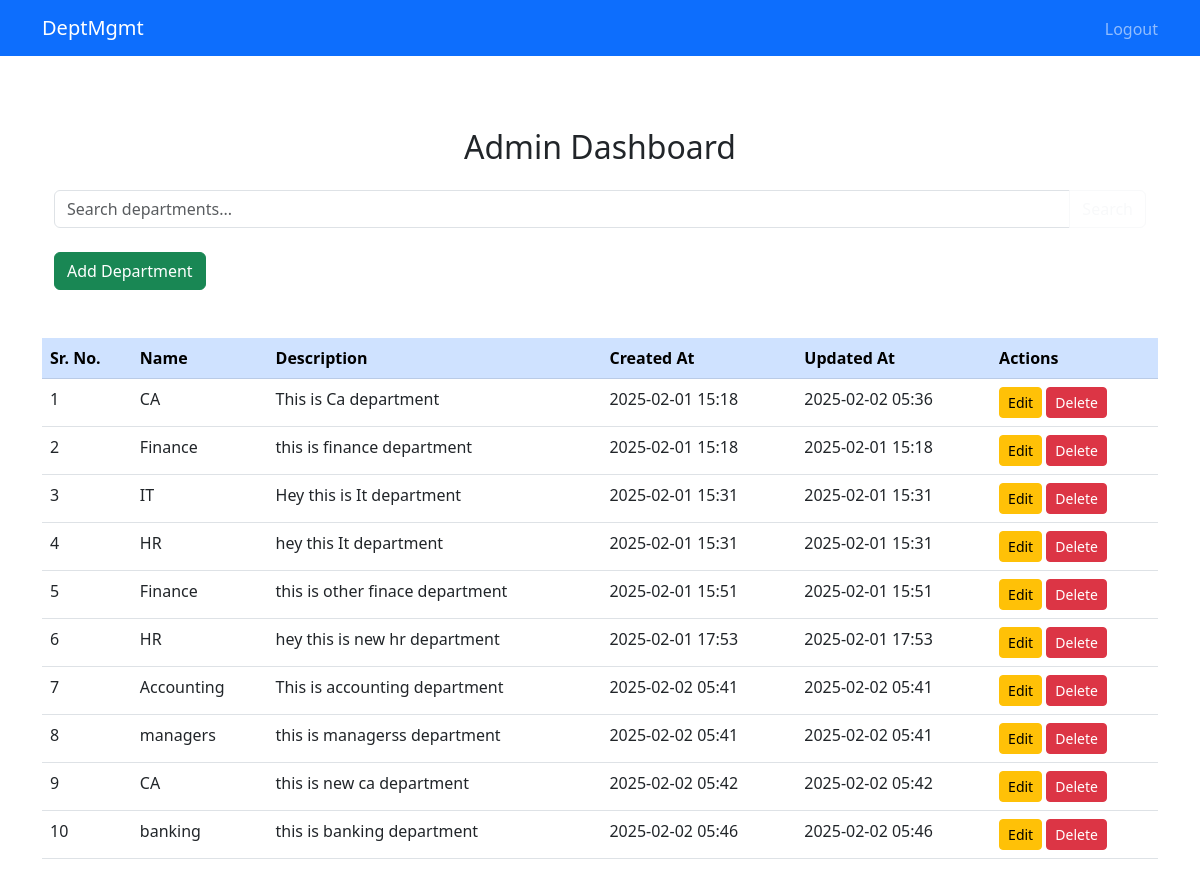
The page /dashboard/ (signed in) on the database its author committed.
### department_app/models.py (models this page shows, shortened)
class Department(models.Model):
    dept_name = models.CharField(max_length=100)
    description = models.CharField(max_length=300)
    created_at = models.DateTimeField(auto_now_add=True)
    updated_at = models.DateTimeField(auto_now=True)
    status = models.BooleanField(default=True)

### department_app/views.py (the view)
# urls.py: path('dashboard/', views.dashboard, name='dashboard'),
@login_required(login_url='login')
def dashboard(request):
    if not request.user.is_staff:
        messages.error(request, "You do not have permission to access this page.")
        return redirect('employee_dashboard')
    departments = Department.objects.filter(status=True)
    search_query = request.GET.get('search', '')
    if search_query:
        departments = departments.filter(dept_name__icontains=search_query)
    return render(request, 'dashboard.html', {'departments': departments})

### department_app/templates/dashboard.html (shortened to what this page needs)
{% extends 'base.html' %}
{% block content %}
<div class="container py-5">
  <h2 class="mb-4 text-center">Admin Dashboard</h2>
  <form method="GET" class="mb-4">
    <div class="input-group">
      <input type="text" name="search" class="form-control" placeholder="Search departments...">
      <button type="submit" class="btn btn-outline-light">Search</button>
    </div>
  </form>
  <a href="{% url 'add_department' %}" class="btn btn-success">Add Department</a>
</div>
  <table class="table table-hover">
    <thead class="table-primary">
      <tr>
        <th>Sr. No.</th>
        <th>Name</th>
        <th>Description</th>
        <th>Created At</th>
        <th>Updated At</th>
        <th>Actions</th>
      </tr>
    </thead>
    <tbody>
      {% for dept in departments %}
      <tr>
        <td>{{ forloop.counter }}</td>
        <td>{{ dept.dept_name }}</td>
        <td>{{ dept.description }}</td>
        <td>{{ dept.created_at|date:"Y-m-d H:i" }}</td>
        <td>{{ dept.updated_at|date:"Y-m-d H:i" }}</td>
        <td>
          <a href="{% url 'edit_department' dept.pk %}" class="btn btn-warning btn-sm">Edit</a>
          <button type="button" class="btn btn-danger btn-sm" data-bs-toggle="modal" data-bs-target="#deleteModal{{ dept.pk }}">
            Delete
          </button>
        </td>
      </tr>
      {% endfor %}
    </tbody>
  </table>
</div>
{% endblock %}

### department_app/templates/base.html (shortened to what this page needs)
<!DOCTYPE html>
<html lang="en">
<head>
    <link href="https://cdn.jsdelivr.net/npm/bootstrap@5.3.0/dist/css/bootstrap.min.css" rel="stylesheet">
</head>
<body>
  <nav class="navbar navbar-expand-lg navbar-dark bg-primary">
    <div class="container">
      <a class="navbar-brand" href="{% url 'home' %}">DeptMgmt</a>
      <div class="collapse navbar-collapse">
          <ul class="navbar-nav ms-auto">
              {% if user.is_authenticated %}
                  <li class="nav-item">
                      <form action="{% url 'logout' %}" method="post" class="d-inline">
                          <button type="submit" class="btn btn-link nav-link" style="display: inline; padding: 0; border: none; background: none;">Logout</button>
                      </form>
                  </li>
              {% else %}
                  <li class="nav-item">
                      <a class="nav-link" href="{% url 'login' %}">Login</a>
                  </li>
              {% endif %}
          </ul>
      </div>
    </div>
  </nav>
  <div class="container mt-4">
      {% block content %}{% endblock %}
</body>
</html>

### rows shown on the page
Department: dept_name "CA", description "This is Ca department", created_at "2025-02-01 15:18", updated_at "2025-02-02 05:36"
Department: dept_name "Finance", description "this is finance department", created_at "2025-02-01 15:18", updated_at "2025-02-01 15:18"
Department: dept_name "IT", description "Hey this is It department", created_at "2025-02-01 15:31", updated_at "2025-02-01 15:31"
Department: dept_name "HR", description "hey this It department", created_at "2025-02-01 15:31", updated_at "2025-02-01 15:31"
Department: dept_name "Finance", description "this is other finace department", created_at "2025-02-01 15:51", updated_at "2025-02-01 15:51"
Department: dept_name "HR", description "hey this is new hr department", created_at "2025-02-01 17:53", updated_at "2025-02-01 17:53"
Department: dept_name "Accounting", description "This is accounting department", created_at "2025-02-02 05:41", updated_at "2025-02-02 05:41"
Department: dept_name "managers", description "this is managerss department", created_at "2025-02-02 05:41", updated_at "2025-02-02 05:41"
Department: dept_name "CA", description "this is new ca department", created_at "2025-02-02 05:42", updated_at "2025-02-02 05:42"
Department: dept_name "banking", description "this is banking department", created_at "2025-02-02 05:46", updated_at "2025-02-02 05:46"
